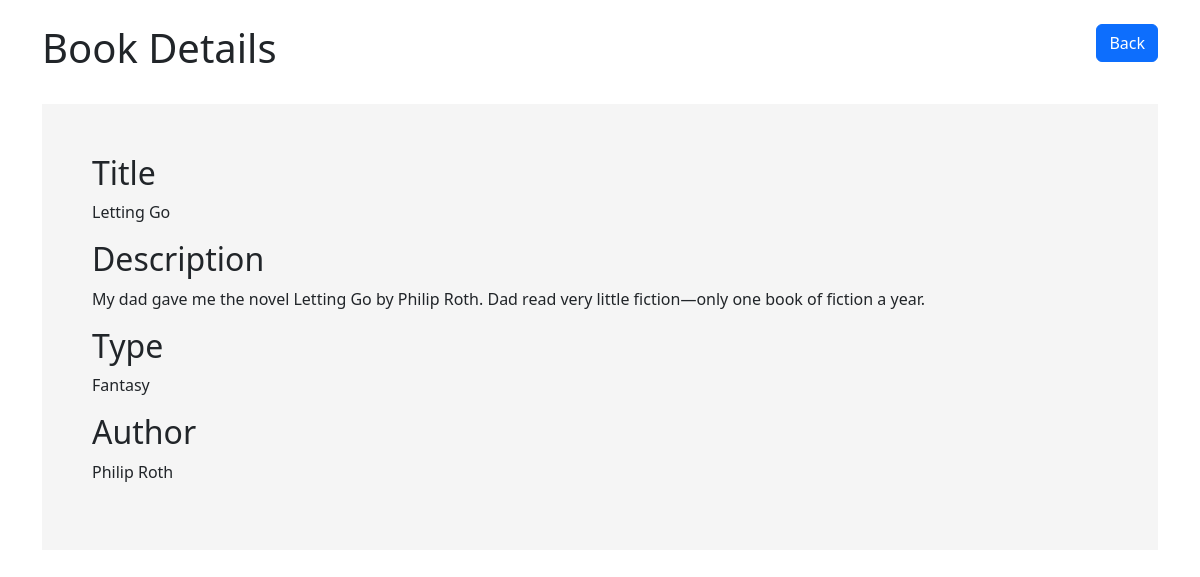
Page /view.php?id=11 on the committed database.
### tables this page shows
CREATE TABLE `books` (
  `id` int(11) NOT NULL AUTO_INCREMENT,
  `title` varchar(128) NOT NULL,
  `author` varchar(128) NOT NULL,
  `type` varchar(50) NOT NULL,
  `description` text NOT NULL,
  KEY `id` (`id`)
);

### view.php (the view, shortened to what this page needs)
<!DOCTYPE html>
<html lang="en">
<head>
    <link rel="stylesheet" href="https://cdn.jsdelivr.net/npm/bootstrap@5.2.3/dist/css/bootstrap.min.css">
</head>
<body>
<div class="container">
<header class="d-flex justify-content-between my-4">
    <h1>Book Details</h1>
    <div>
        <a href="index.php" class="btn btn-primary">Back</a>
    </div>
</header>
<div class="book-details my-4" >
    <?php
    if(isset($_GET["id"])){
        $id = $_GET["id"];
        include("connect.php");
        $sql= "SELECT * FROM BOOKS WHERE id=$id";
        $result = mysqli_query($conn,$sql);
        $row =mysqli_fetch_array($result);
        ?>
        <h2>Title</h2>
        <p><?php echo $row["title"];?></p>
        <h2>Description</h2>
        <p><?php echo $row["description"];?></p>
        <h2>Type</h2>
        <p><?php echo $row["type"];?></p>
        <h2>Author</h2>
        <p><?php echo $row["author"];?></p>
        <?php
    }
    ?>
</div>
</body>
</html>

### view.php (style rules this page uses)
.book-details { background:#f5f5f5; padding: 50px; }

### rows in the picture
books: title "Letting Go", description "My dad gave me the novel Letting Go by Philip Roth. Dad read very little fiction—only one book of fiction a year.", type "Fantasy", author "Philip Roth"
